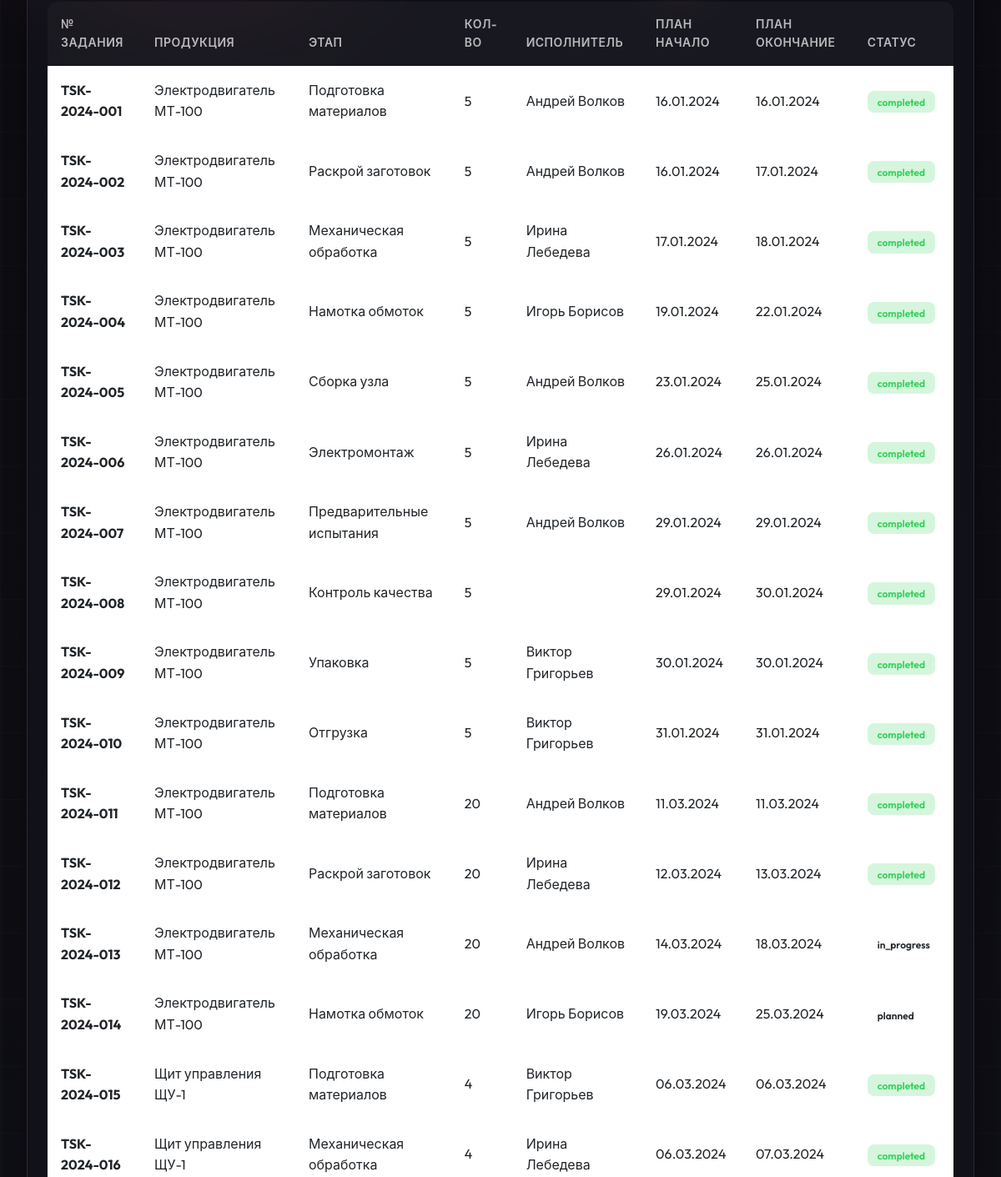
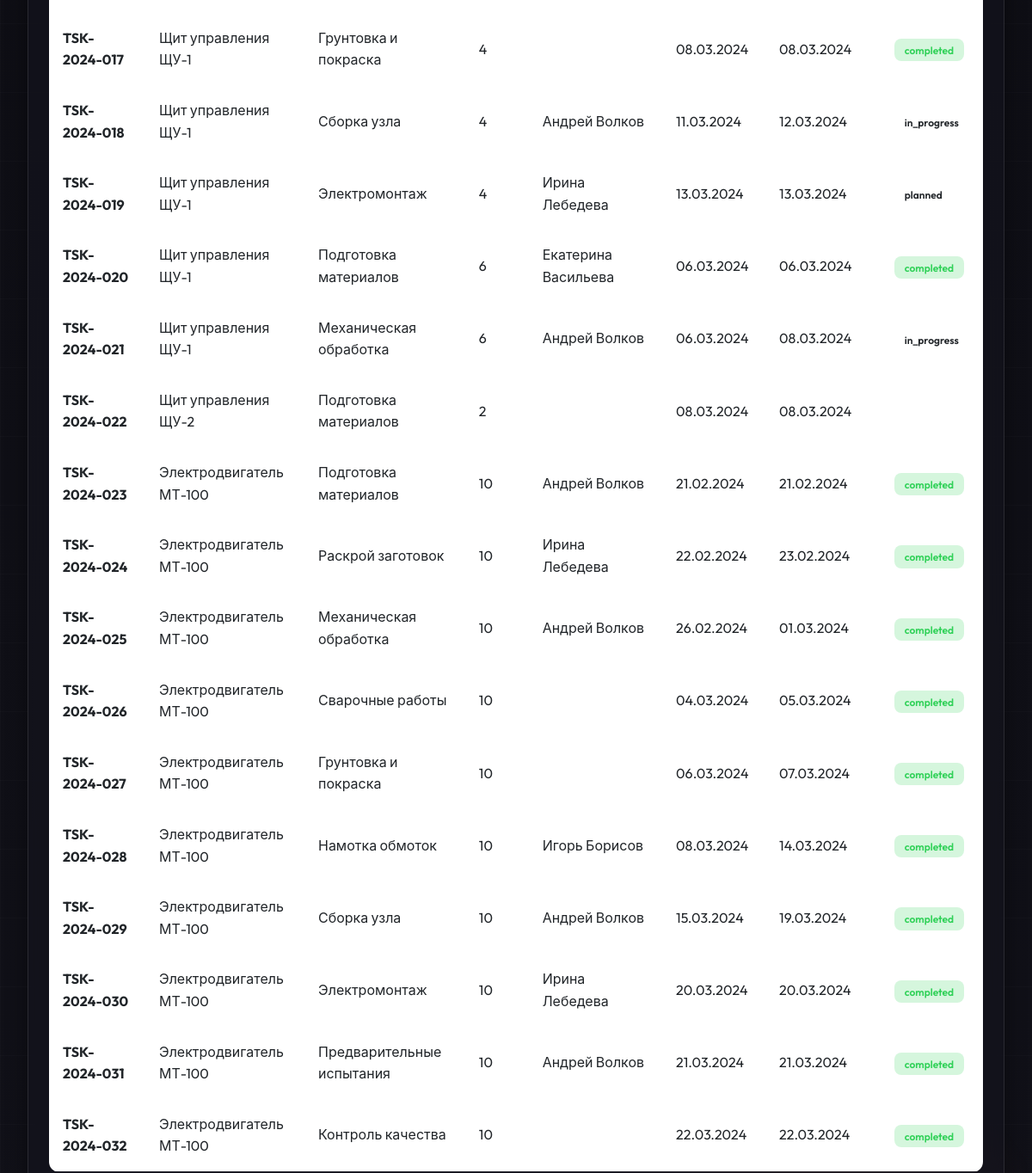
Before: /modules/production/index.php (signed in, middle part) with the older database file (2 pictures, top to bottom).
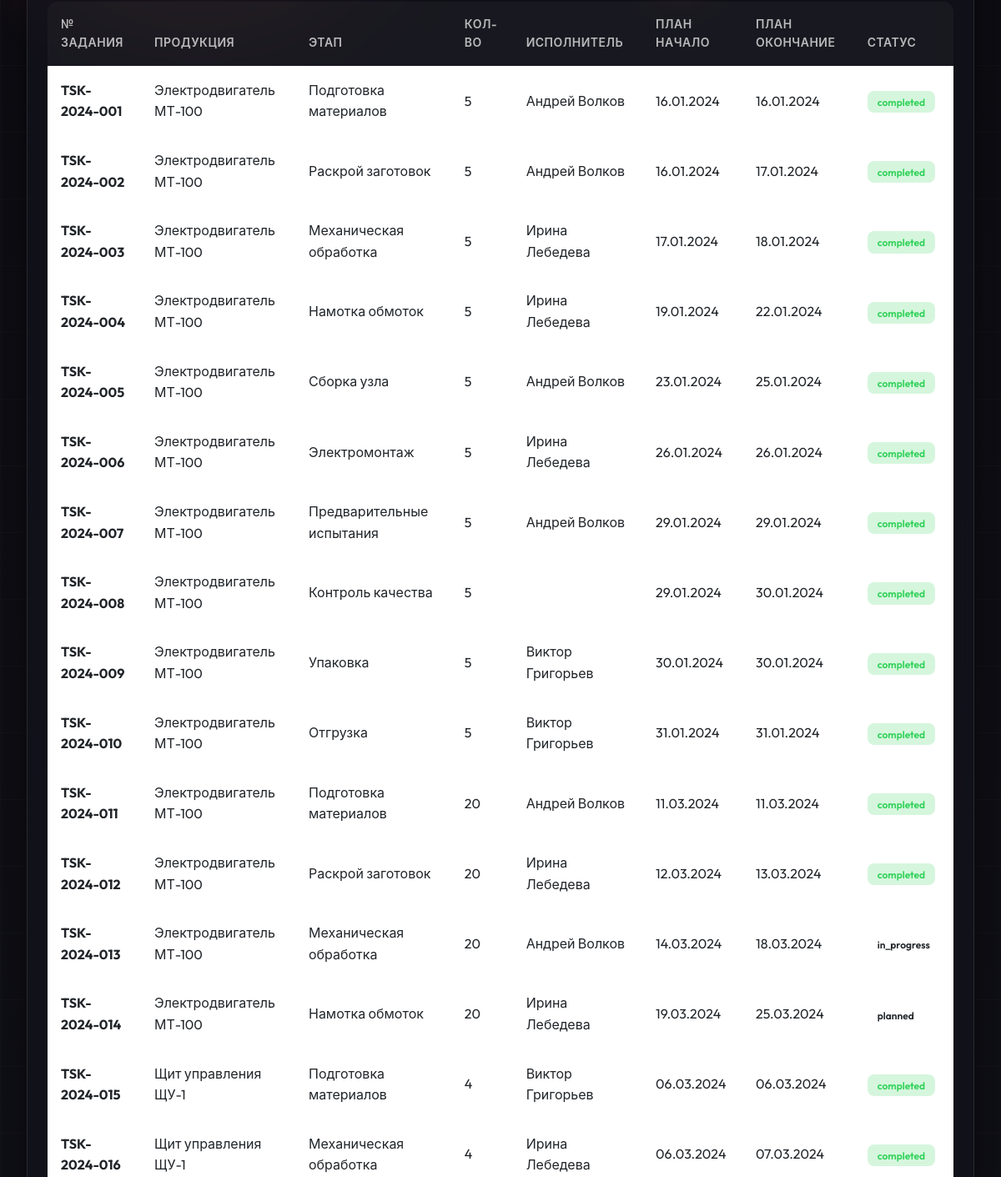
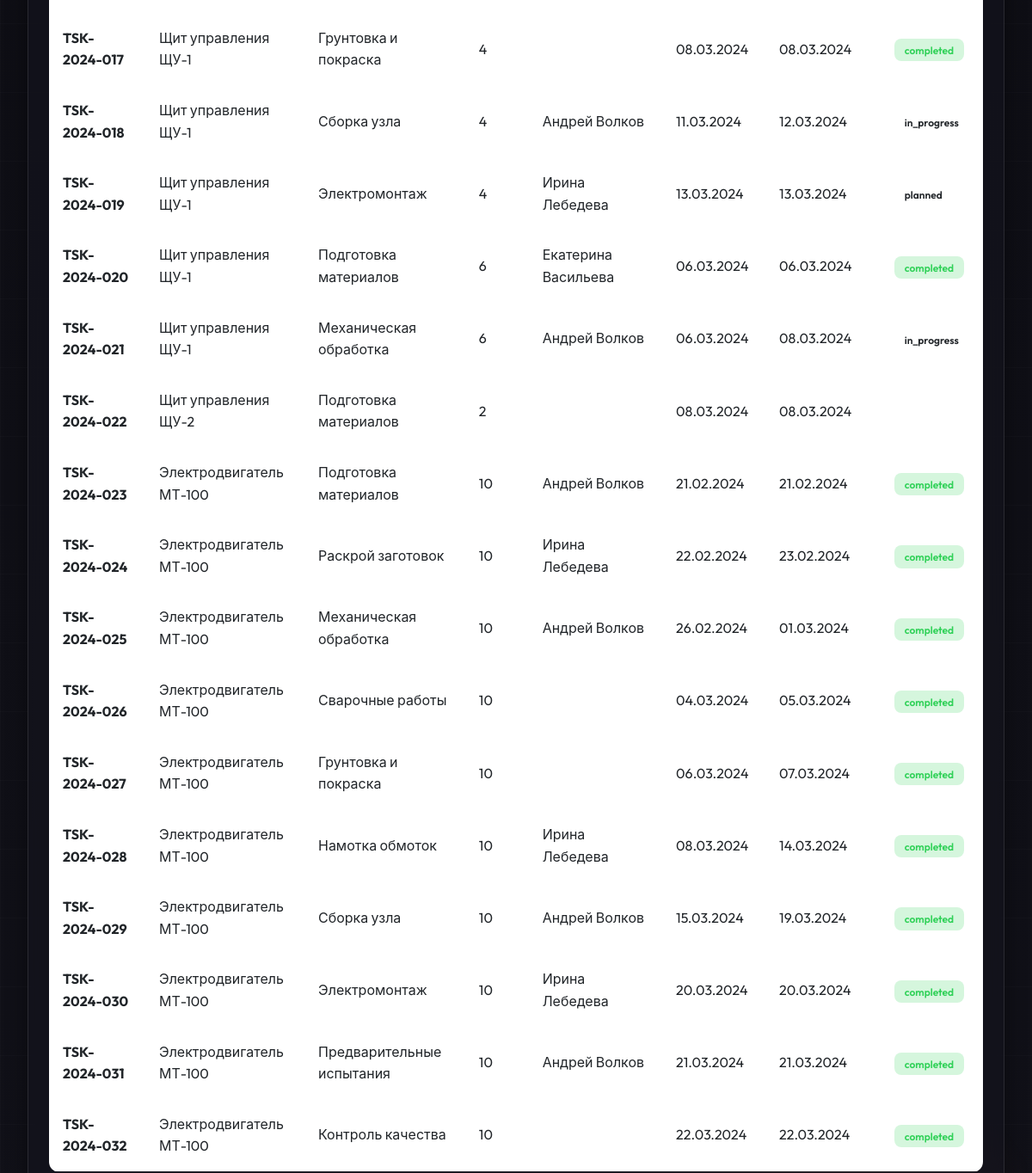
After: the same page with the newer database file (2 pictures, top to bottom).
### tables this page shows
CREATE TABLE production_tasks (
    id INT AUTO_INCREMENT PRIMARY KEY,
    task_number VARCHAR(50) UNIQUE NOT NULL,
    order_item_id INT,
    product_id INT,
    stage_id INT,
    quantity INT,
    planned_start DATETIME,
    planned_end DATETIME,
    actual_start DATETIME,
    actual_end DATETIME,
    status ENUM('planned', 'in_progress', 'paused', 'completed', 'rejected') DEFAULT 'planned',
    assigned_to INT,
    work_center VARCHAR(100),
    notes TEXT,
    created_at TIMESTAMP DEFAULT CURRENT_TIMESTAMP,
    updated_at TIMESTAMP DEFAULT CURRENT_TIMESTAMP ON UPDATE CURRENT_TIMESTAMP,
    FOREIGN KEY (order_item_id) REFERENCES order_items(id),
    FOREIGN KEY (product_id) REFERENCES products(id),
    FOREIGN KEY (stage_id) REFERENCES production_stages(id),
    FOREIGN KEY (assigned_to) REFERENCES employees(id)
);

CREATE TABLE employees (
    id INT AUTO_INCREMENT PRIMARY KEY,
    employee_code VARCHAR(20) UNIQUE NOT NULL,
    first_name VARCHAR(50) NOT NULL,
    last_name VARCHAR(50) NOT NULL,
    middle_name VARCHAR(50),
    position_id INT,
    email VARCHAR(100),
    phone VARCHAR(20),
    department VARCHAR(100),
    hire_date DATE,
    status ENUM('active', 'vacation', 'sick', 'terminated') DEFAULT 'active',
    created_at TIMESTAMP DEFAULT CURRENT_TIMESTAMP,
    updated_at TIMESTAMP DEFAULT CURRENT_TIMESTAMP ON UPDATE CURRENT_TIMESTAMP,
    FOREIGN KEY (position_id) REFERENCES positions(id)
);

CREATE TABLE products (
    id INT AUTO_INCREMENT PRIMARY KEY,
    product_code VARCHAR(50) UNIQUE NOT NULL,
    name VARCHAR(200) NOT NULL,
    description TEXT,
    category VARCHAR(100),
    unit VARCHAR(20) DEFAULT 'шт',
    base_price DECIMAL(12,2),
    currency VARCHAR(3) DEFAULT 'BYN',
    is_active BOOLEAN DEFAULT TRUE,
    created_at TIMESTAMP DEFAULT CURRENT_TIMESTAMP
);

CREATE TABLE production_stages (
    id INT AUTO_INCREMENT PRIMARY KEY,
    name VARCHAR(100) NOT NULL,
    code VARCHAR(50) UNIQUE,
    description TEXT,
    sequence_order INT,
    estimated_hours DECIMAL(8,2),
    created_at TIMESTAMP DEFAULT CURRENT_TIMESTAMP
);

### includes/helpers.php (called while the page is built, shortened)
<?php
function e($string) {
    return htmlspecialchars($string ?? '', ENT_QUOTES, 'UTF-8');
}

### modules/production/index.php (the view, shortened to what this page needs)
<?php
require_once __DIR__ . '/../../includes/helpers.php';
$db = getDB();
$stmt = $db->query("
    SELECT pt.*,
           p.name as product_name, p.product_code,
           ps.name as stage_name,
           e.first_name as assigned_first_name, e.last_name as assigned_last_name,
           o.order_number,
           TIMESTAMPDIFF(HOUR, pt.planned_start, pt.planned_end) as planned_hours,
           CASE
               WHEN pt.actual_start IS NOT NULL THEN TIMESTAMPDIFF(HOUR, pt.actual_start, COALESCE(pt.actual_end, NOW()))
               ELSE NULL
           END as actual_hours
    FROM production_tasks pt
    LEFT JOIN products p ON pt.product_id = p.id
    LEFT JOIN production_stages ps ON pt.stage_id = ps.id
    LEFT JOIN employees e ON pt.assigned_to = e.id
    LEFT JOIN order_items oi ON pt.order_item_id = oi.id
    LEFT JOIN orders o ON oi.order_id = o.id
    ORDER BY pt.created_at DESC
");
$tasks = $stmt->fetchAll();
?>
<!DOCTYPE html>
<html lang="ru">
<head>
    <link href="https://cdn.jsdelivr.net/npm/bootstrap@5.3.0/dist/css/bootstrap.min.css" rel="stylesheet">
    <link href="https://cdnjs.cloudflare.com/ajax/libs/font-awesome/6.4.0/css/all.min.css" rel="stylesheet">
    <link rel="stylesheet" href="<?= APP_URL ?>/assets/css/common-style.css">
</head>
<body>
    <div class="particles-container">
    </div>
    <div class="main-content">
        <div class="card">
            <div class="card-body">
                <div class="table-responsive">
                    <table class="table">
                        <thead>
                            <tr>
                                <th>№ задания</th>
                                <th>Продукция</th>
                                <th>Этап</th>
                                <th>Кол-во</th>
                                <th>Исполнитель</th>
                                <th>План начало</th>
                                <th>План окончание</th>
                                <th>Статус</th>
                            </tr>
                        </thead>
                        <tbody>
                            <?php foreach ($tasks as $task): ?>
                            <tr>
                                <td><strong><?= e($task['task_number']) ?></strong></td>
                                <td><?= e($task['product_name']) ?></td>
                                <td><?= e($task['stage_name']) ?></td>
                                <td><?= $task['quantity'] ?></td>
                                <td><?= e($task['assigned_first_name'] . ' ' . $task['assigned_last_name']) ?></td>
                                <td><?= date('d.m.Y', strtotime($task['planned_start'])) ?></td>
                                <td><?= date('d.m.Y', strtotime($task['planned_end'])) ?></td>
                                <td>
                                    <span class="badge-status badge-<?= e($task['status']) ?>">
                                        <?= e($task['status']) ?>
                                    </span>
                                </td>
                            </tr>
                            <?php endforeach; ?>
                        </tbody>
                    </table>
                </div>
            </div>
        </div>
    </div>
</body>
</html>

Changed rows visible on the page:
changed production_tasks "TSK-2024-004": assigned_to.last_name "Игорь Борисов" → "Ирина Лебедева"
changed production_tasks "TSK-2024-014": assigned_to.last_name "Игорь Борисов" → "Ирина Лебедева"
changed production_tasks "TSK-2024-028": assigned_to.last_name "Игорь Борисов" → "Ирина Лебедева"
